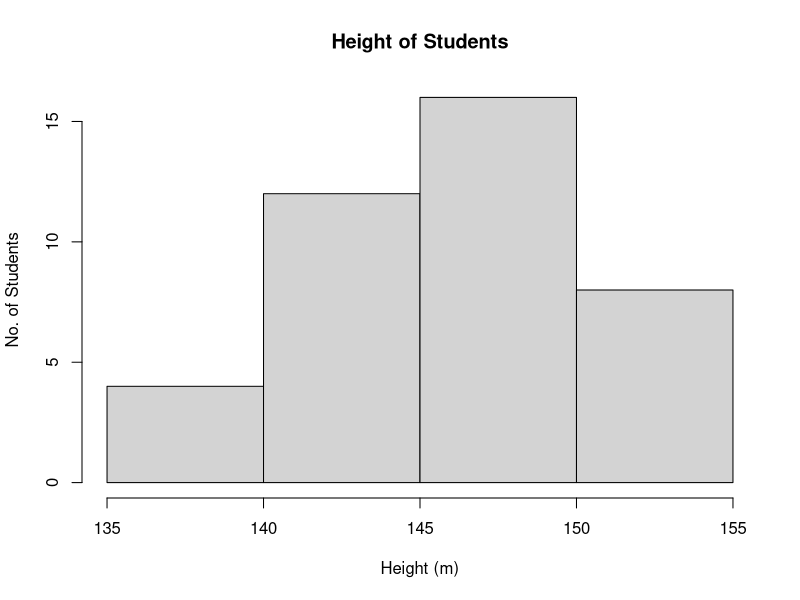

Generate this figure with R:
data <- c(rep(137.5, 4), rep(142.5, 12), rep(147.5, 16), rep(152.5, 8)) 
breaks <- c(135, 140, 145, 150, 155)

hist(data, breaks = breaks, main = "Height of Students", xlab = "Height (m)", ylab = "No. of Students")
